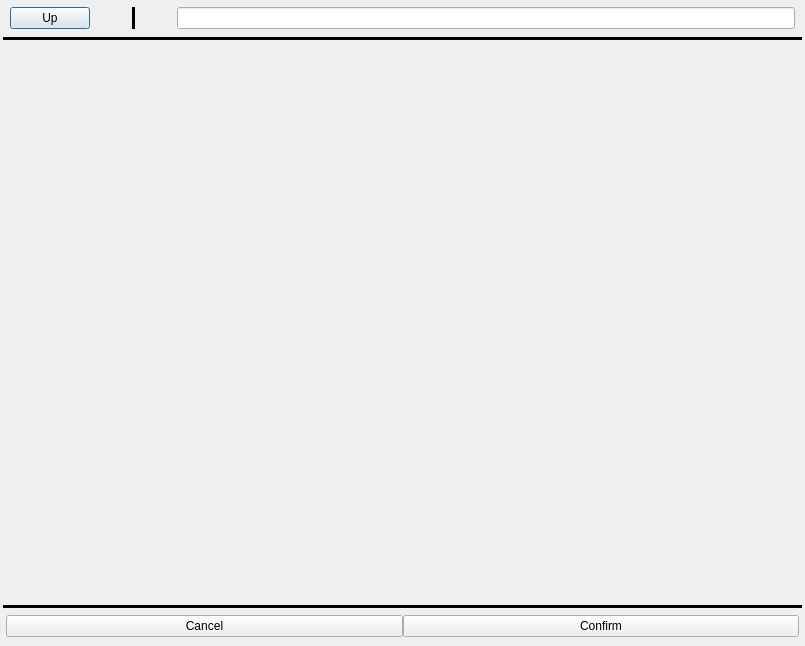
<?xml version="1.0" encoding="UTF-8"?>
<ui version="4.0">
 <class>fileChooserCustom</class>
 <widget class="QDialog" name="fileChooserCustom">
  <property name="geometry">
   <rect>
    <x>0</x>
    <y>0</y>
    <width>805</width>
    <height>646</height>
   </rect>
  </property>
  <property name="windowTitle">
   <string>Form</string>
  </property>
  <layout class="QGridLayout" name="gridLayout">
   <property name="leftMargin">
    <number>3</number>
   </property>
   <property name="topMargin">
    <number>3</number>
   </property>
   <property name="rightMargin">
    <number>3</number>
   </property>
   <property name="bottomMargin">
    <number>3</number>
   </property>
   <property name="horizontalSpacing">
    <number>0</number>
   </property>
   <property name="verticalSpacing">
    <number>4</number>
   </property>
   <item row="0" column="0">
    <layout class="QVBoxLayout" name="verticalLayout">
     <property name="leftMargin">
      <number>7</number>
     </property>
     <property name="topMargin">
      <number>4</number>
     </property>
     <property name="rightMargin">
      <number>7</number>
     </property>
     <property name="bottomMargin">
      <number>4</number>
     </property>
     <item>
      <layout class="QHBoxLayout" name="horizontalLayout_2">
       <property name="spacing">
        <number>12</number>
       </property>
       <item>
        <widget class="QPushButton" name="ButtonUpPath">
         <property name="sizePolicy">
          <sizepolicy hsizetype="Fixed" vsizetype="Fixed">
           <horstretch>0</horstretch>
           <verstretch>0</verstretch>
          </sizepolicy>
         </property>
         <property name="text">
          <string>  Up  </string>
         </property>
        </widget>
       </item>
       <item>
        <spacer name="horizontalSpacer">
         <property name="orientation">
          <enum>Qt::Horizontal</enum>
         </property>
         <property name="sizeType">
          <enum>QSizePolicy::Fixed</enum>
         </property>
         <property name="sizeHint" stdset="0">
          <size>
           <width>30</width>
           <height>20</height>
          </size>
         </property>
        </spacer>
       </item>
       <item>
        <widget class="Line" name="line_3">
         <property name="frameShadow">
          <enum>QFrame::Plain</enum>
         </property>
         <property name="lineWidth">
          <number>4</number>
         </property>
         <property name="orientation">
          <enum>Qt::Vertical</enum>
         </property>
        </widget>
       </item>
       <item>
        <spacer name="horizontalSpacer_2">
         <property name="orientation">
          <enum>Qt::Horizontal</enum>
         </property>
         <property name="sizeType">
          <enum>QSizePolicy::Fixed</enum>
         </property>
         <property name="sizeHint" stdset="0">
          <size>
           <width>30</width>
           <height>20</height>
          </size>
         </property>
        </spacer>
       </item>
       <item>
        <widget class="QLineEdit" name="lineEditPath">
         <property name="focusPolicy">
          <enum>Qt::StrongFocus</enum>
         </property>
         <property name="cursorMoveStyle">
          <enum>Qt::VisualMoveStyle</enum>
         </property>
        </widget>
       </item>
      </layout>
     </item>
    </layout>
   </item>
   <item row="4" column="0">
    <layout class="QHBoxLayout" name="horizontalLayout">
     <property name="sizeConstraint">
      <enum>QLayout::SetMinimumSize</enum>
     </property>
     <property name="leftMargin">
      <number>3</number>
     </property>
     <property name="topMargin">
      <number>3</number>
     </property>
     <property name="rightMargin">
      <number>3</number>
     </property>
     <property name="bottomMargin">
      <number>6</number>
     </property>
     <item>
      <widget class="QPushButton" name="ButtonCancel">
       <property name="sizePolicy">
        <sizepolicy hsizetype="Minimum" vsizetype="Fixed">
         <horstretch>0</horstretch>
         <verstretch>0</verstretch>
        </sizepolicy>
       </property>
       <property name="text">
        <string>Cancel</string>
       </property>
      </widget>
     </item>
     <item>
      <widget class="QPushButton" name="ButtonConfirm">
       <property name="sizePolicy">
        <sizepolicy hsizetype="Minimum" vsizetype="Fixed">
         <horstretch>0</horstretch>
         <verstretch>0</verstretch>
        </sizepolicy>
       </property>
       <property name="text">
        <string>Confirm</string>
       </property>
      </widget>
     </item>
    </layout>
   </item>
   <item row="2" column="0">
    <widget class="QScrollArea" name="scrollArea">
     <property name="frameShape">
      <enum>QFrame::NoFrame</enum>
     </property>
     <property name="frameShadow">
      <enum>QFrame::Plain</enum>
     </property>
     <property name="lineWidth">
      <number>0</number>
     </property>
     <property name="widgetResizable">
      <bool>true</bool>
     </property>
     <widget class="QWidget" name="scrollAreaWidgetContents">
      <property name="geometry">
       <rect>
        <x>0</x>
        <y>0</y>
        <width>799</width>
        <height>549</height>
       </rect>
      </property>
      <layout class="QGridLayout" name="gridLayout_2">
       <property name="leftMargin">
        <number>2</number>
       </property>
       <property name="topMargin">
        <number>0</number>
       </property>
       <property name="rightMargin">
        <number>2</number>
       </property>
       <property name="bottomMargin">
        <number>0</number>
       </property>
       <item row="0" column="0">
        <layout class="QVBoxLayout" name="layoutFiles">
         <property name="spacing">
          <number>0</number>
         </property>
         <property name="rightMargin">
          <number>17</number>
         </property>
        </layout>
       </item>
      </layout>
     </widget>
    </widget>
   </item>
   <item row="3" column="0">
    <widget class="Line" name="line">
     <property name="frameShadow">
      <enum>QFrame::Plain</enum>
     </property>
     <property name="lineWidth">
      <number>4</number>
     </property>
     <property name="orientation">
      <enum>Qt::Horizontal</enum>
     </property>
    </widget>
   </item>
   <item row="1" column="0">
    <widget class="Line" name="line_2">
     <property name="frameShadow">
      <enum>QFrame::Plain</enum>
     </property>
     <property name="lineWidth">
      <number>4</number>
     </property>
     <property name="orientation">
      <enum>Qt::Horizontal</enum>
     </property>
    </widget>
   </item>
  </layout>
 </widget>
 <resources/>
 <connections/>
</ui>
